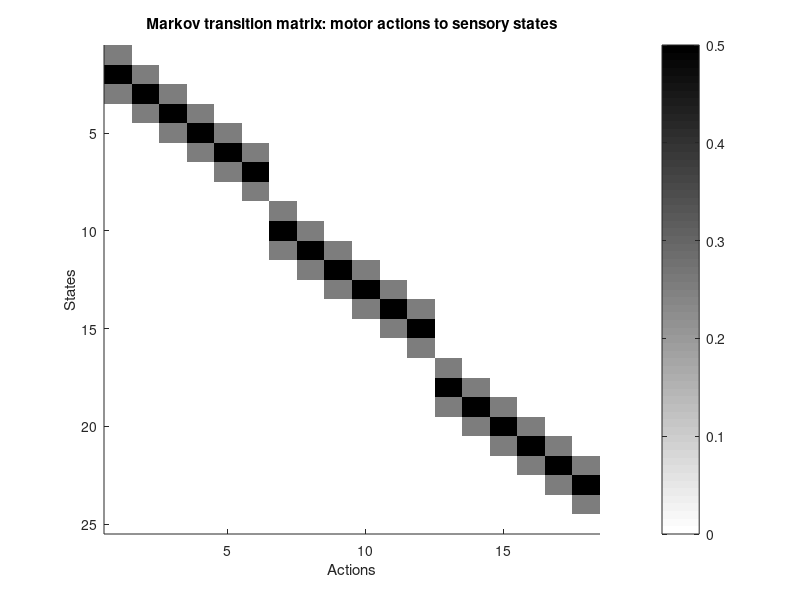

Recreate this plot in MATLAB. (Note: this script raises an error after producing the figure.)
%%% EXPLR_publish %%%
% Model of Exploration in Hearing and Deaf Light-Off (LO) Birds
% Implementation of the model from the supplementary material of the
% manuscript (please cite):
% Sensory substitution reveals a manipulation bias
% Anja T. Zai, Sophie Cave-Lopez, Manon Rolland, Nicolas Giret,
% Richard H.R. Hahnloser
% DOI: https://doi.org/10.1038/s41467-020-19686-w
%
% Copyright: (c) 2020 ETH Zurich, Anja T. Zai, Richard H.R. Hahnloser
%

% include_positive_rewards = fale, only use negative rewards
include_positive_rewards = false;

% Model parameters:
% (capitalized letters in the variable description are used to indicate
% nameing of variables: 'N'umber of 'N'otes = nn)
no_of_notes=3; % Number of Notes the bird is singing
lo_note=2; % index of note that can trigger LO
no_of_actions=6; % Number of Actions per note (should be even)
alpha=0.05; % learning rate TD learning
tau=0.99;  % forgetting time constant
verbose=0;
gamma=1; % Gamma parameter in SARSA learning

epsi=1e-40;

% Simulation parameters:
N=1000; % # trials (per note)
do_control=2; % add control condition without LO (0 = only LO, 1 = add control, 2 = remove entropy gain)
no_of_birds=3; % Number of Birds to simulate and average the result over

% Reward for LO
no_of_rewards=15; % Number of different Reward values tested (reward value fixed for one  simulation)
if include_positive_rewards
    reward_space=[-logspace(log10(0.1),log10(50),no_of_rewards) logspace(log10(0.1),log10(5),no_of_rewards)]; % reward per LO event (or light on)
    no_of_rewards=length(reward_space);
    reward_space=sort(reward_space);
    plot_f = @plot;
else
    reward_space=[-logspace(log10(0.1),log10(50),no_of_rewards)]; % reward per LO event
    plot_f = @semilogx;
end

jplot=7; % plot VTA firing for reward # jplot
igC=0*1e-6;%1e-40;%1e-14; % for constant information gain, set to nonzero for getting rid of exploration bonus

% Number of States
no_of_states_h=no_of_actions+2; % Number of States for Hearing bird (per note) corresponding to actual pitch sung
no_of_states_d=2; % Number of States for Deaf bird (per note), the second state is the silent state
total_no_of_states=no_of_states_h*no_of_notes+1; % total Number of States (for All notes), the last stte is the silent state

% Sensorimotor model: motor action -> sensory states
h1=zeros(no_of_states_h,1); h1(1:3)=[1/4 1/2 1/4]; h2=zeros(no_of_actions,1); h2(1)=1/4;
wh=toeplitz(h1,h2); w=zeros(total_no_of_states,no_of_notes*no_of_actions);
for i=1:no_of_notes
    w(1+(i-1)*no_of_states_h:i*no_of_states_h,1+(i-1)*no_of_actions:i*no_of_actions)=wh;
end
transitionAS=cumsum(w,1); % defines Transitions from Action to State (Fig. 4B)
figure(1); clf; imagesc(w);  gg=gray; colormap(gg(end:-1:1,:)); colorbar;
set(gca,'box','off'); xlabel('Actions'); ylabel('States');
title('Markov transition matrix: motor actions to sensory states');

% initialize variable quantifying model simulation
contingenciesH=zeros(no_of_birds,no_of_rewards); % contingencies for Hearing birds
contingenciesD=contingenciesH; % same for Deaf birds
value_states_h=zeros(no_of_rewards,no_of_actions*no_of_notes); % Value function of States (mean Q values) for Hearing birds
value_states_d=value_states_h; % same for Deaf birds
mean_value_states_h=zeros(no_of_birds,no_of_rewards,no_of_actions*no_of_notes); % mean Value over all actions for Hearing birds
mean_value_states_d=mean_value_states_h; % same for Deaf
vta_plus_h=zeros(no_of_notes,no_of_birds); vta_minus_h=vta_plus_h;
vta_plus_d=vta_plus_h; vta_minus_d = vta_plus_h;

for c=1:do_control+1
    if c==1
        Non=1; % start LO on the first trial (contingent on sensory state)
    elseif c==2
        Non=N;  % never deliver LO
        fprintf('Control (no LO)\n')
    else
        Non=1;
        fprintf('Control (LO but no impact)\n')
    end
    
    for b=1:no_of_birds % loop through Birds, 0=init bird
        vta_j_h=zeros(no_of_notes,N); % VTA responses for different notes for specific reward Jplot
        vta_j_d=vta_j_h; % same for Hearing birds
        lo_h=zeros(1,N); lo_d=lo_h; % keeps track of LO (=1) or no LO (=0)
        
        
        fprintf('Bird %d\n',b)
        for r=1:no_of_rewards % loop through rewards per LO
            R=reward_space(r); % reward per LO
            if verbose
                fprintf('j=%d/%d\n',r,no_of_rewards);
            end
            
            % Initialize:
            % Hearing
            V.v_sarsa_h=zeros(1,no_of_actions*no_of_notes); % action-Value function (Sarsa learning)
            V.a_s_counter_h=ones(total_no_of_states,no_of_actions*no_of_notes); % Action-State Counter hearing (number of times action taken and state hit)
            V.a_s_counter_h_all=V.a_s_counter_h;
            V.no_of_lo_events_h=zeros(total_no_of_states,no_of_actions*no_of_notes); % number of LO events
            
            % Deaf
            V.v_sarsa_d=zeros(1,no_of_actions*no_of_notes);
            V.a_s_counter_d=ones(no_of_states_d,no_of_actions*no_of_notes); V.a_s_counter_d_all=V.a_s_counter_d;
            V.no_of_lo_events_d=zeros(no_of_states_d,no_of_actions*no_of_notes);
            
            % Hearing
            state_history_h=zeros(1,N*no_of_notes); % state history
            action_history_h=state_history_h; % action history
            % Deaf
            state_history_d=state_history_h;
            action_history_d=state_history_h;


            ci=0;
            for i=1:N % loop over songs
                
                for k=1:no_of_notes % loop over notes
                    ci=ci+1;
                    
                    % states and actions corresponding to current note:
                    ks=(1+(k-1)*no_of_states_h):k*no_of_states_h; ka=(1+(k-1)*no_of_actions):k*no_of_actions;
                    
                    
                    %% take action based on current action-value function
                    
                    % Hearing
                    [~,action_current_h]=max(V.v_sarsa_h(ka)-0*rand(1,no_of_actions)); % choose action
                    action_current_h=action_current_h+(k-1)*no_of_actions;           
                    action_history_h(ci)=action_current_h;
                    state_next_h=find(rand(1)<transitionAS(:,action_current_h),1,'first');   
                    state_history_h(ci)=state_next_h; % markov transition
                    
                    is_loH=(i>Non & k==lo_note & state_next_h>(lo_note-1)*no_of_states_h+no_of_states_h/2); % simple, deterministic model
                    if b>0 && k==lo_note && r==jplot
                        lo_h(i)=is_loH;
                    end
                    
                    % Deaf
                    
                    [~,aD]=max(V.v_sarsa_d(ka)-0*rand(1,no_of_actions));
                    aD=aD+(k-1)*no_of_actions; action_history_d(ci)=aD;
                    sD=find(rand(1)<transitionAS(:,aD),1,'first'); % state measured by experimenter
                    is_loD=(i>Non & k==lo_note & sD>(lo_note-1)*no_of_states_h+no_of_states_h/2); % simple, deterministic model
                    fprintf("bird,%d is_lOD %d \n",b,is_loD);
                    sD=2-is_loD;  state_history_d(ci)=sD; % sensory state for deaf bird is binary
                    if b>0 && k==lo_note  && r==jplot
                        lo_d(i)=is_loD;
                    end
                    
                    %% update action-state counter and estimated transition probability:
                    
                    V.a_s_counter_h_old=V.a_s_counter_h;
                    V.a_s_counter_d_old=V.a_s_counter_d;
                    
                    % update
                    V.a_s_counter_h(state_next_h,action_current_h)=max(1,tau*V.a_s_counter_h(state_next_h,action_current_h)+1);
                    V.a_s_counter_h_all(state_next_h,action_current_h)=V.a_s_counter_h_all(state_next_h,action_current_h)+1;
                    V.no_of_lo_events_h(state_next_h,action_current_h)=V.no_of_lo_events_h(state_next_h,action_current_h)+is_loH;
                    V.a_s_counter_d(sD,aD)=max(1,tau*V.a_s_counter_d(sD,aD)+1);
                    V.a_s_counter_d_all(sD,aD)=V.a_s_counter_d_all(sD,aD)+1;
                    V.no_of_lo_events_d(sD,aD)=V.no_of_lo_events_d(sD,aD)+is_loD;
                    
                    if (c==1 && i==Non) || (c==2 && i==1)
                        V.a_s_counter_honall=V.a_s_counter_h_all;  V.a_s_counter_donall=V.a_s_counter_d_all; V.nLODonall=V.no_of_lo_events_d; V.nLOHonall=V.no_of_lo_events_h;
                    end
                    
                    %% Q learning: update value function
                    
                    % Hearing
                    if igC>0
                        igH=igC;
                    else
                        igH=calc_ig(V.a_s_counter_h,V.a_s_counter_h_old,action_current_h);
                    end
                    if c<3
                        egH=calc_impact(V.a_s_counter_h,V.a_s_counter_h_old,action_current_h);
                    else
                        egH=0;
                    end
                    VTAH=log(igH+epsi)+egH+is_loH*R-V.v_sarsa_h(aH);
                    V.v_sarsa_h(aH)=V.v_sarsa_h(aH)+alpha*(VTAH);
                    
                    % Deaf
                    if igC>0
                        igD=igC;
                    else
                        igD=calc_ig(V.a_s_counter_d,V.a_s_counter_d_old,aD);
                    end
                    if c<3
                        egD=calc_impact(V.a_s_counter_d,V.a_s_counter_d_old,aD);
                    else
                        egD=0;
                    end
                    VTAD=log(igD+epsi)+egD+is_loD*R-V.v_sarsa_d(aD);
                    V.v_sarsa_d(aD)=V.v_sarsa_d(aD)+alpha*VTAD;
                    
                    if r==jplot
                        vta_j_h(k,i)=VTAH;
                        vta_j_d(k,i)=VTAD;
                    end
                    
                end
            end
            value_states_h(r,:)=V.v_sarsa_h;
            value_states_d(r,:)=V.v_sarsa_d;
            
            contingenciesH(b,r)=sum(sum(V.no_of_lo_events_h-V.nLOHonall))/(N-1);
            contingenciesD(b,r)=sum(sum(V.no_of_lo_events_d-V.nLODonall))/(N-1);
            
            if verbose
                fprintf('contingency: H=%.2g  D=%.2g\n', contingenciesH(b,r),contingenciesD(b,r));
                
                % plot action-state counts
                figure(11);clf; imagesc(V.a_s_counter_h_all-V.a_s_counter_honall); colormap(hot); colorbar;
                xlabel('actions'); ylabel('states'); title('Hearing action-state count');
                figure(12);clf; imagesc(V.a_s_counter_d_all-V.a_s_counter_donall); colormap(hot); colorbar;
                xlabel('actions'); ylabel('states'); title('Deaf action-state count');
                
                % plot distribution of states and actions visited XXX why Non=N for control birds?
                figure(15); clf; subplot(211); hist(state_history_h(Non+1:end),1:total_no_of_states);   title('States hearing');
                subplot(212); hist(state_history_d(Non+1:end),1:no_of_states_d,'r'); title('States deaf');
                figure(16); clf; subplot(211); hist(action_history_h(Non+1:end),1:no_of_actions*no_of_notes); title('Actions hearing');
                subplot(212); hist(action_history_d(Non+1:end),1:no_of_actions*no_of_notes,'r');  title('Actions deaf');
                
                % plot value function
                figure(21);clf; plot(V.v_sarsa_h,'k'); hold on;plot(V.v_sarsa_d,'r'); title('Q function');
                xlabel('action'); legend({'Hearing','Deaf'},'Location','best');
            end
        end
        
        mean_value_states_h(b,:,:)=value_states_h; mean_value_states_d(b,:,:)=value_states_d;
        if c==1
            vta_j_h=vta_j_h(:,N/2:N); lo_h=lo_h(N/2:N);
            vta_plus_h(:,b)=mean(vta_j_h(:,find(lo_h)),2);
            vta_minus_h(:,b)=mean(vta_j_h(:,find(~lo_h)),2);
            vta_plus_d(:,b)=mean(vta_j_d(:,find(lo_d)),2);
            vta_minus_d(:,b)=mean(vta_j_d(:,find(~lo_d)),2);
        end
    end
    
    if c==1
        figure(32);
        clf;
        plot_f(reward_space,mean(mean(mean_value_states_h,3),1),'k','linewidth',2); hold on;
        plot_f(reward_space,mean(mean(mean_value_states_d,3),1),'r','linewidth',2);
        set(gca,'box','off');axis tight
        legend({'Hearing','Deaf'},'Location','best');
        xlabel('r'); ylabel('mean Q'); title('Action averaged Q');
        
        figure(31); clf;
        plot_f(reward_space,mean(contingenciesH,1),'k','linewidth',2); hold on;
        plot_f(reward_space,mean(contingenciesD,1),'r','linewidth',2);
        plot_f(reward_space,.5*ones(1,no_of_rewards),'k--','linewidth',2);
        set(gca,'box','off');
        legend({'Hearing','Deaf'},'Location','best');
        xlabel('Reward'); ylabel('LO contingency');
        axis tight
        
        figure(33); clf;
        fplus=mean(vta_plus_h,2); fminus=mean(vta_minus_h,2);
        splus=std(vta_plus_h')'; sminus=std(vta_minus_h')';
        errorbar(1:no_of_notes,fplus,splus,'k','linewidth',2); hold on;
        errorbar(1:no_of_notes,fminus,sminus,'r--','linewidth',2);
        title(['R=' sprintf('%.2g',reward_space(jplot))]);
        legend({'LO','no LO'},'Location','Best');
        set(gca,'box','off')
        
    elseif c==2
        figure(32);
        plot_f(reward_space,mean(mean(mean_value_states_h,3),1),'k--','linewidth',2);
        hold on;
        plot_f(reward_space,mean(mean(mean_value_states_d,3),1),'r--','linewidth',2);
        axis tight
        
    else
        figure(32);
        plot_f(reward_space,mean(mean(mean_value_states_h,3),1),'k:','linewidth',2);hold on;
        plot_f(reward_space,mean(mean(mean_value_states_d,3),1),'r:','linewidth',2);
        axis tight
        
        figure(31);
        plot_f(reward_space,mean(contingenciesH,1),'k:','linewidth',2); hold on;
        plot_f(reward_space,mean(contingenciesD,1),'r:','linewidth',2);
        axis tight
    end
    
end

%% DEFINE FUNCTIONS

function ig=calc_ig(ASC_new,ASC_old,a0)
% CALC_IG calculates information gain given for action a0

%   'ASC_new'   -   new action-state counter after taking action a0
%   'ASC_old'   -   old action-state counter
%   'a0'        -   current new action

% estimate of transition probability for the current note
T_old=ASC_old(:,a0)/(eps+sum(ASC_old(:,a0))); % old estimate
T_new=ASC_new(:,a0)/(eps+sum(ASC_new(:,a0))); % new estimate
dkl=sum(T_old.*log(T_old./T_new));
ig=dkl;  % for impact
end

function emdist=calc_impact(ASC_new,ASC_old,a0)
% CALC_impact calculates the impact gain

%   'ASC_new'   -   new action-state counter after taking action
%   'ASC_old'   -   old action-state counter

%T_old=ASC_old(:,a0)/(eps+sum(ASC_old(:,a0))); % old estimate
T_new=ASC_new(:,a0)/(eps+sum(ASC_new(:,a0))); % new estimate
T0=zeros(size(T_new)); T0(end)=1;


% DKL
emdist=sum(T0.*log(eps+T0./(eps+T_new)));

end


